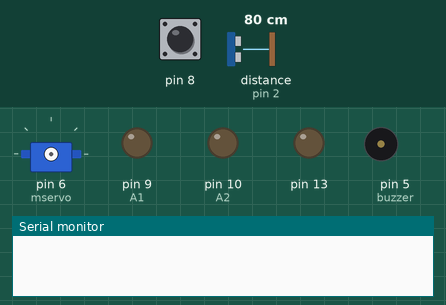
Recording of a sketch running on a simulated Arduino Uno, built with avr-gcc and run on an emulated ATmega328P. Shown: servo, output pins drawn as LEDs (lit = HIGH), buzzer (waves = sounding), the last lines printed to the serial monitor. The test bench sets the inputs (shaded band); at power-on: pin 8 HIGH, distance to the obstacle (sensor on pin 2) 80 cm. The echo pulse lasts 58.3 µs per cm; pins used as bus, display or sensor lines are not drawn.

Above: at 1.2 s.
1.3 s: pin 8 pulled LOW for 0.15 s
At 2.2 s:
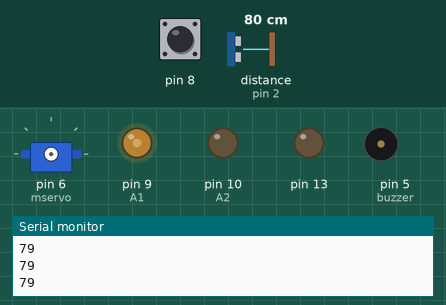
2.9 s: distance to the obstacle (sensor on pin 2) set to 13 cm
4.4 s: distance to the obstacle (sensor on pin 2) set to 9 cm
At 5.3 s:
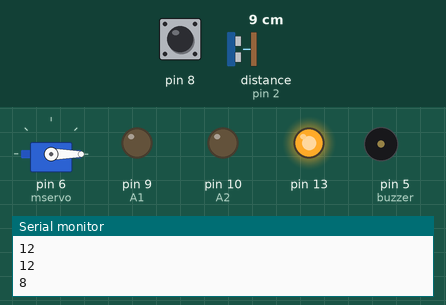
At 13.2 s:
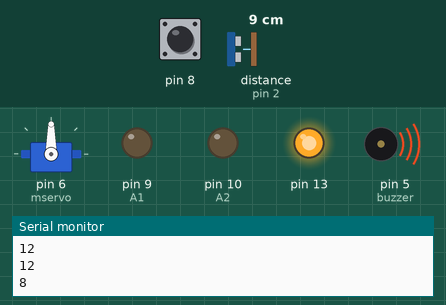
Timing chart, 0 to 24.4 s (numbered marks = the images above; inputs shaded):
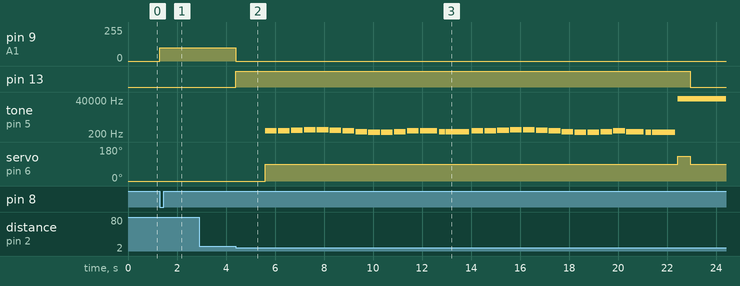

The sketch:

huggie.ino
```cpp
#include <Servo.h>
#define echoPin 2
#define trigPin 3
#define A1 9
#define A2 10
#define NOTE_B0  31
#define NOTE_C1  33
#define NOTE_CS1 35
#define NOTE_D1  37
#define NOTE_DS1 39
#define NOTE_E1  41
#define NOTE_F1  44
#define NOTE_FS1 46
#define NOTE_G1  49
#define NOTE_GS1 52
#define NOTE_A1  55
#define NOTE_AS1 58
#define NOTE_B1  62
#define NOTE_C2  65
#define NOTE_CS2 69
#define NOTE_D2  73
#define NOTE_DS2 78
#define NOTE_E2  82
#define NOTE_F2  87
#define NOTE_FS2 93
#define NOTE_G2  98
#define NOTE_GS2 104
#define NOTE_A2  110
#define NOTE_AS2 117
#define NOTE_B2  123
#define NOTE_C3  131
#define NOTE_CS3 139
#define NOTE_D3  147
#define NOTE_DS3 156
#define NOTE_E3  165
#define NOTE_F3  175
#define NOTE_FS3 185
#define NOTE_G3  196
#define NOTE_GS3 208
#define NOTE_A3  220
#define NOTE_AS3 233
#define NOTE_B3  247
#define NOTE_C4  262
#define NOTE_CS4 277
#define NOTE_D4  294
#define NOTE_DS4 311
#define NOTE_E4  330
#define NOTE_F4  349
#define NOTE_FS4 370
#define NOTE_G4  392
#define NOTE_GS4 415
#define NOTE_A4  440
#define NOTE_AS4 466
#define NOTE_B4  494
#define NOTE_C5  523
#define NOTE_CS5 554
#define NOTE_D5  587
#define NOTE_DS5 622
#define NOTE_E5  659
#define NOTE_F5  698
#define NOTE_FS5 740
#define NOTE_G5  784
#define NOTE_GS5 831
#define NOTE_A5  880
#define NOTE_AS5 932
#define NOTE_B5  988
#define NOTE_C6  1047
#define NOTE_CS6 1109
#define NOTE_D6  1175
#define NOTE_DS6 1245
#define NOTE_E6  1319
#define NOTE_F6  1397
#define NOTE_FS6 1480
#define NOTE_G6  1568
#define NOTE_GS6 1661
#define NOTE_A6  1760
#define NOTE_AS6 1865
#define NOTE_B6  1976
#define NOTE_C7  2093
#define NOTE_CS7 2217
#define NOTE_D7  2349
#define NOTE_DS7 2489
#define NOTE_E7  2637
#define NOTE_F7  2794
#define NOTE_FS7 2960
#define NOTE_G7  3136
#define NOTE_GS7 3322
#define NOTE_A7  3520
#define NOTE_AS7 3729
#define NOTE_B7  3951
#define NOTE_C8  4186
#define NOTE_CS8 4435
#define NOTE_D8  4699
#define NOTE_DS8 4978
#define REST 0
int tempo = 114;
int buzzer = 5;
int melody[] = {
  NOTE_E4,4,  NOTE_E4,4,  NOTE_F4,4,  NOTE_G4,4,//1
  NOTE_G4,4,  NOTE_F4,4,  NOTE_E4,4,  NOTE_D4,4,
  NOTE_C4,4,  NOTE_C4,4,  NOTE_D4,4,  NOTE_E4,4,
  NOTE_E4,-4, NOTE_D4,8,  NOTE_D4,2,

  NOTE_E4,4,  NOTE_E4,4,  NOTE_F4,4,  NOTE_G4,4,//4
  NOTE_G4,4,  NOTE_F4,4,  NOTE_E4,4,  NOTE_D4,4,
  NOTE_C4,4,  NOTE_C4,4,  NOTE_D4,4,  NOTE_E4,4,
  NOTE_D4,-4,  NOTE_C4,8,  NOTE_C4,2
};
int notes=sizeof(melody)/sizeof(melody[0])/2;
int wholenote = (60000 * 4) / tempo;
int divider = 0, noteDuration = 0;
long duration;
int distance;
Servo mservo;

void setup() {
  pinMode(trigPin,OUTPUT);
  pinMode(echoPin,INPUT);
  pinMode(8,INPUT_PULLUP);
  pinMode(13,OUTPUT);
  pinMode(A1, OUTPUT);
  pinMode(A2, OUTPUT);
  digitalWrite(A1,LOW);
  digitalWrite(A2,LOW);
  digitalWrite(13,LOW);
  Serial.begin(9600);
}

void loop() {
  if (digitalRead(8) == LOW){
    while (1 == 1) {
      digitalWrite(trigPin,LOW);
      delayMicroseconds(2);
      digitalWrite(trigPin,HIGH);
      delayMicroseconds(10);
      digitalWrite(trigPin,LOW);

      duration = pulseIn(echoPin, HIGH);
      distance = duration*0.034/2;
      Serial.println(distance);
      if (distance <= 10 && distance != 0) {
        break;
      } else {
        analogWrite(A1, 100);
      }
    }
    digitalWrite(13,HIGH);
    analogWrite(A1,0);
    mservo.attach(6);
    mservo.write(-255);
    delay(1200);
    mservo.write(90);
    for (int thisNote = 0; thisNote < notes * 2; thisNote = thisNote + 2) {
      divider = melody[thisNote + 1];
      if (divider > 0) {
        noteDuration = (wholenote) / divider;
      } else if (divider < 0) {
        noteDuration = (wholenote) / abs(divider);
        noteDuration *= 1.5;
      }
      tone(buzzer, melody[thisNote], noteDuration*0.9);
      delay(noteDuration);
    }
    tone(buzzer,-1000000);
    mservo.write(130);
    delay(500);
    mservo.write(90);
    digitalWrite(13,LOW);
    while (1 == 1){
      delay(1000);
    }
  }
}
```

Measured:
- the behaviour switches between 12 and 11 cm on distance to the obstacle (sensor on pin 2) (found by bisection; images 1 and 2)
- after the input at 1.3 s, pin 9 (A1): 0/255 → 100/255 at once
- after the input at 4.4 s, pin 9 (A1): 100/255 → 0/255 at once; pin 13: LOW → HIGH at once, → LOW 18.5 s later
